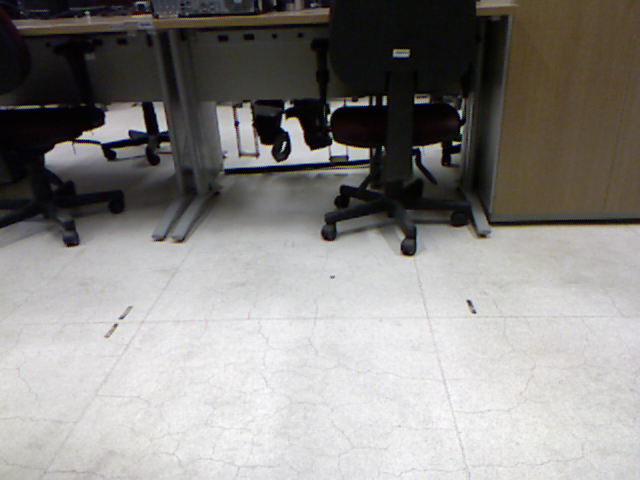
#> input picture Kinect/img.png, 640 x 480 px
$ python ransac3d.py
#> lines starting #> are read from the running program, lines starting #| are printed output that depends on the picture
#!/usr/bin/env python3
# -*- coding: utf-8 -*-
"""
Created on Wed Oct 17 11:49:08 2018

@author: robotica
"""
import cv2
import matplotlib.pyplot as plt
import numpy as np

ply_header = '''ply
format ascii 1.0
element vertex %(vert_num)d
property float x
property float y
property float z
property uchar red
property uchar green
property uchar blue
end_header
'''

def write_ply(fn, verts, colors):
    verts = verts.reshape(-1, 3)
    colors = colors.reshape(-1, 3)
    verts = np.hstack([verts, colors])
    with open(fn, 'wb') as f:
        f.write((ply_header % dict(vert_num=len(verts))).encode('utf-8'))
        np.savetxt(f, verts, fmt='%f %f %f %d %d %d ')


img = cv2.imread("img.png")
#> img is the input picture: shape (480, 640, 3); mean B, G, R 134, 136.9, 139.1
data = cv2.FileStorage("pt.yaml",cv2.FileStorage_READ)
dados = data.getNode("PointCloud").mat()
# [4 lines of commented-out code are left out]
distance = np.zeros((480,640),dtype=np.float64)
#depthInMeters = 1.0 / (rawDepth * -0.0030711016 + 3.3309495161);
for i in range(0,480):
    for j in range(0,640):
        if(dados[i,j] < 2047):
            distance[i,j] = (1.0 / ((dados[i,j]*-0.0030711016) + 3.3309495161));
            if(distance[i,j]>4):
                distance[i,j] = 4
        else:
            distance[i,j] = 4

img = cv2.resize(img,(640,480))
xyz = np.zeros((640*480,3),dtype = np.float64)
uvq = np.zeros((640*480,3),dtype = np.float64)
mtx = np.array([[621.40562026, 0, 310.51277384], [0, 639.96310931, 357.51762425], [0,0,1]])
fx = 621.40562026
Cx = 310.51277384
fy = 639.96310931
Cy = 357.51762425
cont = 0
for i in range(480):
    for j in range(640):
        u = (i-Cx)/fx
        v = (j-Cy)/fy
        if(dados[i,j] == 0):
            xyz[cont] = np.array([i,j,dados[i,j]])
            uvq[cont] = np.array([u,v,0.8])
        elif(dados[i,j] == 255):
            xyz[cont] = np.array([i,j,dados[i,j]])
            uvq[cont] = np.array([u,v,4])
        else:
            xyz[cont] = np.array([i,j,dados[i,j]])
            uvq[cont] = np.array([u,v,distance[i,j]])
        cont+=1

newimg = np.zeros((640*480,3),dtype = np.uint8)
cont = 0
for i in range(480):
    for j in range(640):
        newimg[cont] = img[i,j]
        cont+=1
#> after the loop, cont = 307200
cv2.imwrite("depth.png",dados)
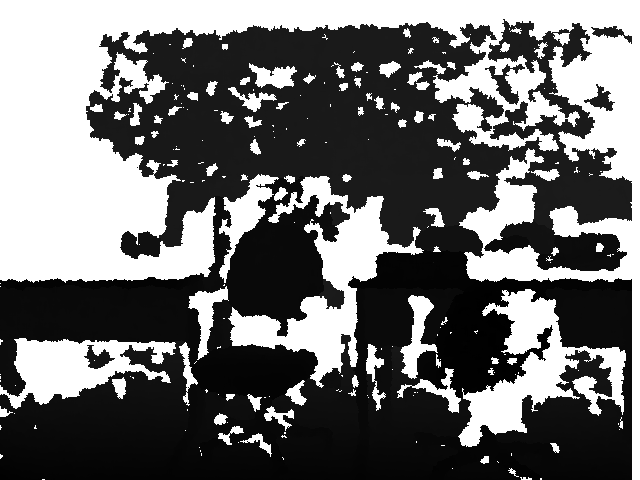
#> saved as depth.png: shape (480, 640) uint16; min 911, max 2047, mean 1399.5; drawn with min black and max white

write_ply('novo.ply', uvq, newimg)
